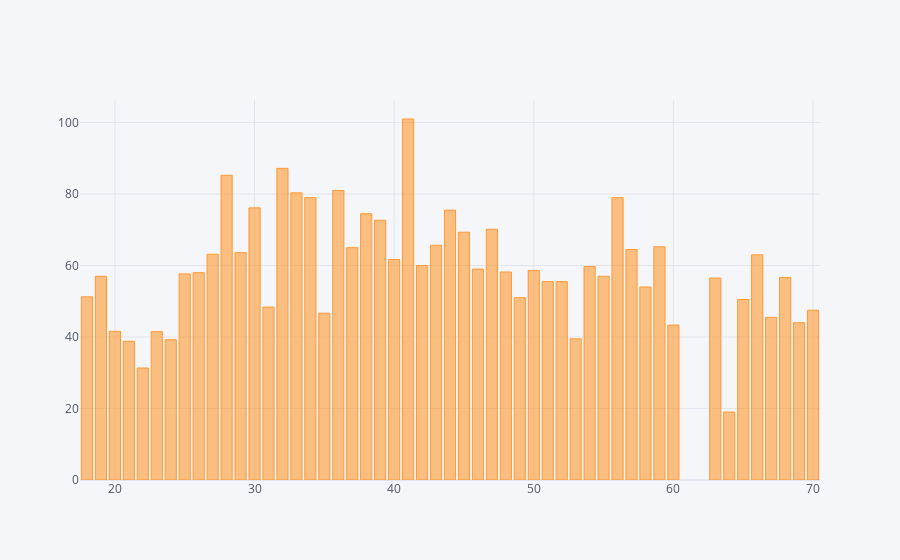

The notebook cell this image was saved under:
### Code cell
df.groupby("age")['annual_income_(k$)'].mean().sort_values(ascending=False).iplot(kind='bar');

### Figure 1 — Plotly figure (JSON) as saved in the notebook; plotly's stock layout.template omitted (floating-point values rounded to 4 significant figures)
{"data": [{"marker": {"color": "rgba(255, 153, 51, 0.6)", "line": {"color": "rgba(255, 153, 51, 1.0)", "width": 1}}, "name": "annual_income_(k$)", "orientation": "v", "text": "", "type": "bar", "x": [41, 32, 28, 36, 33, 56, 34, 30, 44, 38, 39, 47, 45, 43, 59, 37, 57, 29, 27, 66, 40, 42, 54, 46, 50, 48, 26, 25, 19, 55, 68, 63, 51, 52, 58, 18, 49, 65, 31, 70, 35, 67, 69, 60, 20, 23, 53, 24, 21, 22, 64], "y": [101, 87.18, 85.25, 81, 80.33, 79, 79, 76.14, 75.5, 74.5, 72.67, 70.17, 69.33, 65.67, 65.25, 65, 64.5, 63.6, 63.17, 63, 61.67, 60, 59.75, 59, 58.6, 58.2, 58, 57.67, 57, 57, 56.67, 56.5, 55.5, 55.5, 54, 51.25, 51, 50.5, 48.38, 47.5, 46.67, 45.5, 44, 43.33, 41.6, 41.5, 39.5, 39.25, 38.8, 31.33, 19]}], "layout": {"autosize": true, "legend": {"bgcolor": "#F5F6F9", "font": {"color": "#4D5663"}}, "paper_bgcolor": "#F5F6F9", "plot_bgcolor": "#F5F6F9", "title": {"font": {"color": "#4D5663"}}, "xaxis": {"autorange": true, "gridcolor": "#E1E5ED", "range": [17.5, 70.5], "showgrid": true, "tickfont": {"color": "#4D5663"}, "title": {"font": {"color": "#4D5663"}, "text": ""}, "type": "linear", "zerolinecolor": "#E1E5ED"}, "yaxis": {"autorange": true, "gridcolor": "#E1E5ED", "range": [0, 106.3], "showgrid": true, "tickfont": {"color": "#4D5663"}, "title": {"font": {"color": "#4D5663"}, "text": ""}, "type": "linear", "zerolinecolor": "#E1E5ED"}}}
